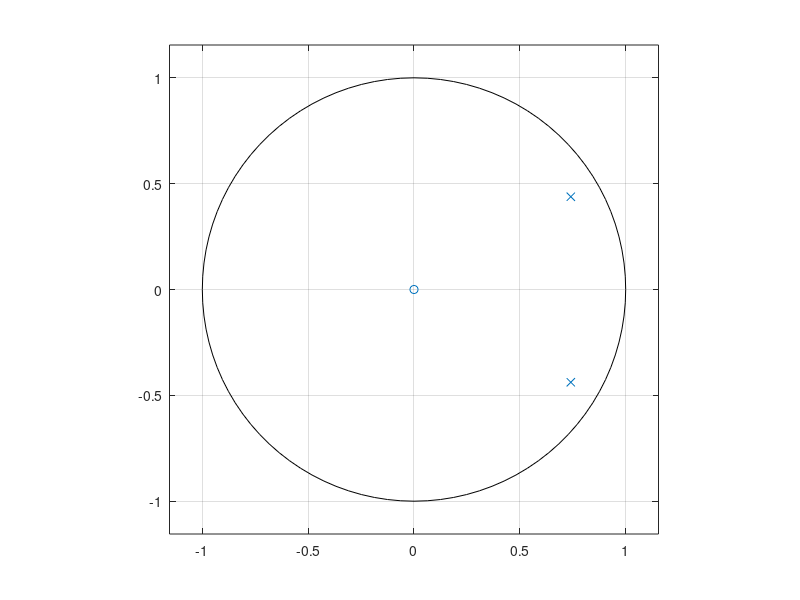

Here is the MATLAB script that generated this plot:

num = [1];
den = [1 1 0];

% discretizare cu ZOH, T = 0.3
T = 0.3;
G = tf(num, den);          % continuous-time TF

% multiply G with s (i.e., differentiator) then discretize
s = tf('s');
Gz = c2d(s * G, T, 'zoh');     % discrete-time plant

% open-loop
z = tf('z', T);
Gz_open = Gz * (z/(z-1));

% închidere buclă (unity feedback)
Gz_cl = feedback(Gz_open, 1)

% extragere b, a și apel zplane
[b, a] = tfdata(Gz_cl, 'v'); 
zplane(b, a);
